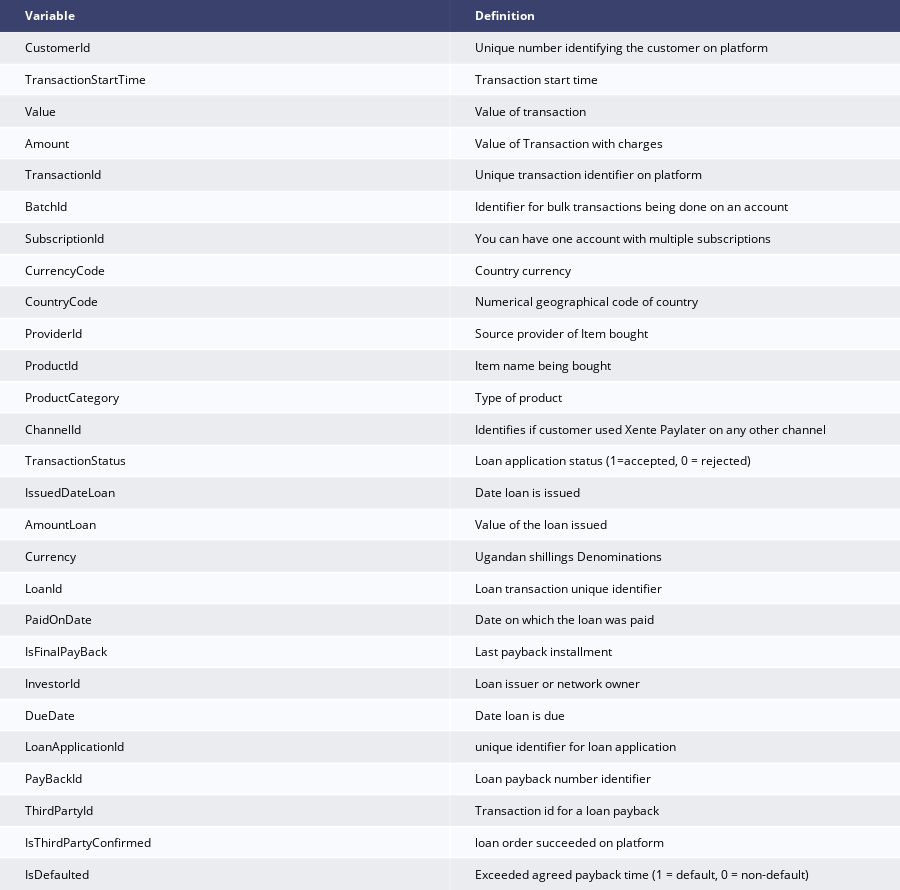

Notebook source saved alongside this figure:
### Code cell
# Read the VariableDefinitions file
var_defs = pd.read_csv(data_path + 'VariableDefinitions.csv')
ff.create_table(var_defs)

### Figure 1 — Plotly figure (JSON) as saved in the notebook; plotly's stock layout.template omitted (floating-point values rounded to 4 significant figures)
{"data": [{"colorscale": [[0, "#00083e"], [0.5, "#ededee"], [1, "#ffffff"]], "hoverinfo": "none", "opacity": 0.75, "showscale": false, "type": "heatmap", "z": [[0, 0], [0.5, 0.5], [1, 1], [0.5, 0.5], [1, 1], [0.5, 0.5], [1, 1], [0.5, 0.5], [1, 1], [0.5, 0.5], [1, 1], [0.5, 0.5], [1, 1], [0.5, 0.5], [1, 1], [0.5, 0.5], [1, 1], [0.5, 0.5], [1, 1], [0.5, 0.5], [1, 1], [0.5, 0.5], [1, 1], [0.5, 0.5], [1, 1], [0.5, 0.5], [1, 1], [0.5, 0.5]]}], "layout": {"annotations": [{"align": "left", "font": {"color": "#ffffff"}, "showarrow": false, "text": "<b>Variable</b>", "x": -0.45, "xanchor": "left", "xref": "x", "y": 0, "yref": "y"}, {"align": "left", "font": {"color": "#ffffff"}, "showarrow": false, "text": "<b>Definition</b>", "x": 0.55, "xanchor": "left", "xref": "x", "y": 0, "yref": "y"}, {"align": "left", "font": {"color": "#000000"}, "showarrow": false, "text": "CustomerId", "x": -0.45, "xanchor": "left", "xref": "x", "y": 1, "yref": "y"}, {"align": "left", "font": {"color": "#000000"}, "showarrow": false, "text": "Unique number identifying the customer on platform", "x": 0.55, "xanchor": "left", "xref": "x", "y": 1, "yref": "y"}, {"align": "left", "font": {"color": "#000000"}, "showarrow": false, "text": "TransactionStartTime", "x": -0.45, "xanchor": "left", "xref": "x", "y": 2, "yref": "y"}, {"align": "left", "font": {"color": "#000000"}, "showarrow": false, "text": "Transaction start time", "x": 0.55, "xanchor": "left", "xref": "x", "y": 2, "yref": "y"}, {"align": "left", "font": {"color": "#000000"}, "showarrow": false, "text": "Value", "x": -0.45, "xanchor": "left", "xref": "x", "y": 3, "yref": "y"}, {"align": "left", "font": {"color": "#000000"}, "showarrow": false, "text": "Value of transaction", "x": 0.55, "xanchor": "left", "xref": "x", "y": 3, "yref": "y"}, {"align": "left", "font": {"color": "#000000"}, "showarrow": false, "text": "Amount", "x": -0.45, "xanchor": "left", "xref": "x", "y": 4, "yref": "y"}, {"align": "left", "font": {"color": "#000000"}, "showarrow": false, "text": "Value of Transaction with charges", "x": 0.55, "xanchor": "left", "xref": "x", "y": 4, "yref": "y"}, {"align": "left", "font": {"color": "#000000"}, "showarrow": false, "text": "TransactionId", "x": -0.45, "xanchor": "left", "xref": "x", "y": 5, "yref": "y"}, {"align": "left", "font": {"color": "#000000"}, "showarrow": false, "text": "Unique transaction identifier on platform", "x": 0.55, "xanchor": "left", "xref": "x", "y": 5, "yref": "y"}, {"align": "left", "font": {"color": "#000000"}, "showarrow": false, "text": "BatchId", "x": -0.45, "xanchor": "left", "xref": "x", "y": 6, "yref": "y"}, {"align": "left", "font": {"color": "#000000"}, "showarrow": false, "text": "Identifier for bulk transactions being done on an account", "x": 0.55, "xanchor": "left", "xref": "x", "y": 6, "yref": "y"}, {"align": "left", "font": {"color": "#000000"}, "showarrow": false, "text": "SubscriptionId", "x": -0.45, "xanchor": "left", "xref": "x", "y": 7, "yref": "y"}, {"align": "left", "font": {"color": "#000000"}, "showarrow": false, "text": "You can have one account with multiple subscriptions", "x": 0.55, "xanchor": "left", "xref": "x", "y": 7, "yref": "y"}, {"align": "left", "font": {"color": "#000000"}, "showarrow": false, "text": "CurrencyCode", "x": -0.45, "xanchor": "left", "xref": "x", "y": 8, "yref": "y"}, {"align": "left", "font": {"color": "#000000"}, "showarrow": false, "text": "Country currency", "x": 0.55, "xanchor": "left", "xref": "x", "y": 8, "yref": "y"}, {"align": "left", "font": {"color": "#000000"}, "showarrow": false, "text": "CountryCode", "x": -0.45, "xanchor": "left", "xref": "x", "y": 9, "yref": "y"}, {"align": "left", "font": {"color": "#000000"}, "showarrow": false, "text": "Numerical geographical code of country", "x": 0.55, "xanchor": "left", "xref": "x", "y": 9, "yref": "y"}, {"align": "left", "font": {"color": "#000000"}, "showarrow": false, "text": "ProviderId", "x": -0.45, "xanchor": "left", "xref": "x", "y": 10, "yref": "y"}, {"align": "left", "font": {"color": "#000000"}, "showarrow": false, "text": "Source provider of Item bought", "x": 0.55, "xanchor": "left", "xref": "x", "y": 10, "yref": "y"}, {"align": "left", "font": {"color": "#000000"}, "showarrow": false, "text": "ProductId", "x": -0.45, "xanchor": "left", "xref": "x", "y": 11, "yref": "y"}, {"align": "left", "font": {"color": "#000000"}, "showarrow": false, "text": "Item name being bought", "x": 0.55, "xanchor": "left", "xref": "x", "y": 11, "yref": "y"}, {"align": "left", "font": {"color": "#000000"}, "showarrow": false, "text": "ProductCategory", "x": -0.45, "xanchor": "left", "xref": "x", "y": 12, "yref": "y"}, {"align": "left", "font": {"color": "#000000"}, "showarrow": false, "text": "Type of product", "x": 0.55, "xanchor": "left", "xref": "x", "y": 12, "yref": "y"}, {"align": "left", "font": {"color": "#000000"}, "showarrow": false, "text": "ChannelId", "x": -0.45, "xanchor": "left", "xref": "x", "y": 13, "yref": "y"}, {"align": "left", "font": {"color": "#000000"}, "showarrow": false, "text": "Identifies if customer used Xente Paylater on any other channel", "x": 0.55, "xanchor": "left", "xref": "x", "y": 13, "yref": "y"}, {"align": "left", "font": {"color": "#000000"}, "showarrow": false, "text": "TransactionStatus", "x": -0.45, "xanchor": "left", "xref": "x", "y": 14, "yref": "y"}, {"align": "left", "font": {"color": "#000000"}, "showarrow": false, "text": "Loan application status (1=accepted, 0 = rejected)", "x": 0.55, "xanchor": "left", "xref": "x", "y": 14, "yref": "y"}, {"align": "left", "font": {"color": "#000000"}, "showarrow": false, "text": "IssuedDateLoan", "x": -0.45, "xanchor": "left", "xref": "x", "y": 15, "yref": "y"}, {"align": "left", "font": {"color": "#000000"}, "showarrow": false, "text": "Date loan is issued", "x": 0.55, "xanchor": "left", "xref": "x", "y": 15, "yref": "y"}, {"align": "left", "font": {"color": "#000000"}, "showarrow": false, "text": "AmountLoan", "x": -0.45, "xanchor": "left", "xref": "x", "y": 16, "yref": "y"}, {"align": "left", "font": {"color": "#000000"}, "showarrow": false, "text": "Value of the loan issued", "x": 0.55, "xanchor": "left", "xref": "x", "y": 16, "yref": "y"}, {"align": "left", "font": {"color": "#000000"}, "showarrow": false, "text": "Currency", "x": -0.45, "xanchor": "left", "xref": "x", "y": 17, "yref": "y"}, {"align": "left", "font": {"color": "#000000"}, "showarrow": false, "text": "Ugandan shillings Denominations", "x": 0.55, "xanchor": "left", "xref": "x", "y": 17, "yref": "y"}, {"align": "left", "font": {"color": "#000000"}, "showarrow": false, "text": "LoanId", "x": -0.45, "xanchor": "left", "xref": "x", "y": 18, "yref": "y"}, {"align": "left", "font": {"color": "#000000"}, "showarrow": false, "text": "Loan transaction unique identifier", "x": 0.55, "xanchor": "left", "xref": "x", "y": 18, "yref": "y"}, {"align": "left", "font": {"color": "#000000"}, "showarrow": false, "text": "PaidOnDate", "x": -0.45, "xanchor": "left", "xref": "x", "y": 19, "yref": "y"}, {"align": "left", "font": {"color": "#000000"}, "showarrow": false, "text": "Date on which the loan was paid", "x": 0.55, "xanchor": "left", "xref": "x", "y": 19, "yref": "y"}, {"align": "left", "font": {"color": "#000000"}, "showarrow": false, "text": "IsFinalPayBack", "x": -0.45, "xanchor": "left", "xref": "x", "y": 20, "yref": "y"}, {"align": "left", "font": {"color": "#000000"}, "showarrow": false, "text": "Last payback installment", "x": 0.55, "xanchor": "left", "xref": "x", "y": 20, "yref": "y"}, {"align": "left", "font": {"color": "#000000"}, "showarrow": false, "text": "InvestorId", "x": -0.45, "xanchor": "left", "xref": "x", "y": 21, "yref": "y"}, {"align": "left", "font": {"color": "#000000"}, "showarrow": false, "text": "Loan issuer or network owner", "x": 0.55, "xanchor": "left", "xref": "x", "y": 21, "yref": "y"}, {"align": "left", "font": {"color": "#000000"}, "showarrow": false, "text": "DueDate", "x": -0.45, "xanchor": "left", "xref": "x", "y": 22, "yref": "y"}, {"align": "left", "font": {"color": "#000000"}, "showarrow": false, "text": "Date loan is due", "x": 0.55, "xanchor": "left", "xref": "x", "y": 22, "yref": "y"}, {"align": "left", "font": {"color": "#000000"}, "showarrow": false, "text": "LoanApplicationId", "x": -0.45, "xanchor": "left", "xref": "x", "y": 23, "yref": "y"}, {"align": "left", "font": {"color": "#000000"}, "showarrow": false, "text": "unique identifier for loan application", "x": 0.55, "xanchor": "left", "xref": "x", "y": 23, "yref": "y"}, {"align": "left", "font": {"color": "#000000"}, "showarrow": false, "text": "PayBackId", "x": -0.45, "xanchor": "left", "xref": "x", "y": 24, "yref": "y"}, {"align": "left", "font": {"color": "#000000"}, "showarrow": false, "text": "Loan payback number identifier", "x": 0.55, "xanchor": "left", "xref": "x", "y": 24, "yref": "y"}, {"align": "left", "font": {"color": "#000000"}, "showarrow": false, "text": "ThirdPartyId", "x": -0.45, "xanchor": "left", "xref": "x", "y": 25, "yref": "y"}, {"align": "left", "font": {"color": "#000000"}, "showarrow": false, "text": "Transaction id for a loan payback", "x": 0.55, "xanchor": "left", "xref": "x", "y": 25, "yref": "y"}, {"align": "left", "font": {"color": "#000000"}, "showarrow": false, "text": "IsThirdPartyConfirmed", "x": -0.45, "xanchor": "left", "xref": "x", "y": 26, "yref": "y"}, {"align": "left", "font": {"color": "#000000"}, "showarrow": false, "text": "loan order succeeded on platform", "x": 0.55, "xanchor": "left", "xref": "x", "y": 26, "yref": "y"}, {"align": "left", "font": {"color": "#000000"}, "showarrow": false, "text": "IsDefaulted", "x": -0.45, "xanchor": "left", "xref": "x", "y": 27, "yref": "y"}, {"align": "left", "font": {"color": "#000000"}, "showarrow": false, "text": "Exceeded agreed payback time (1 = default, 0 = non-default)", "x": 0.55, "xanchor": "left", "xref": "x", "y": 27, "yref": "y"}], "height": 890, "margin": {"b": 0, "l": 0, "r": 0, "t": 0}, "xaxis": {"dtick": 1, "gridwidth": 2, "showticklabels": false, "tick0": -0.5, "ticks": "", "zeroline": false}, "yaxis": {"autorange": "reversed", "dtick": 1, "gridwidth": 2, "showticklabels": false, "tick0": 0.5, "ticks": "", "zeroline": false}}}
